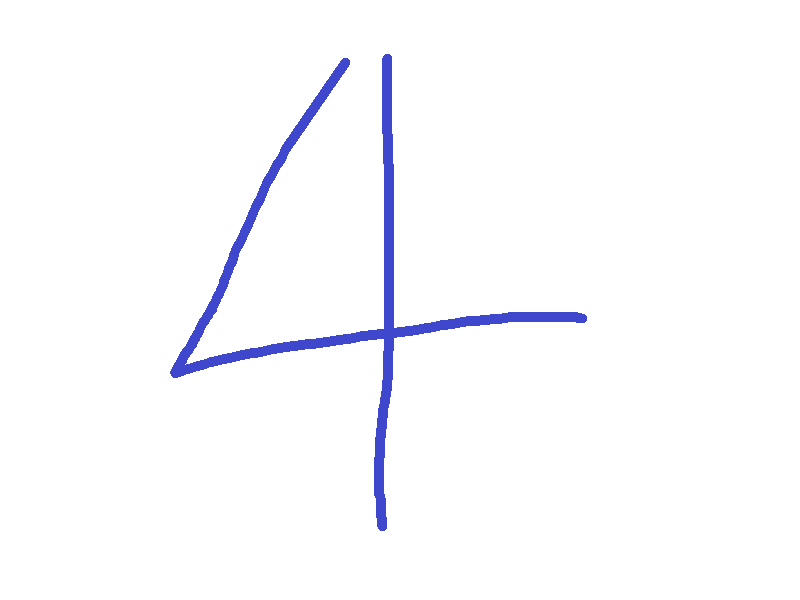
#> input picture machine_learning/image_similarity/images/four.png, 800 x 600 px
$ python hist.py
#> lines starting #> are read from the running program, lines starting #| are printed output that depends on the picture; after the words box and inside, x2 and y2 are one past the last pixel; in counts of white or black regions, pixels touching at a corner belong together; long printed decimals are rounded
import cv2

class CompareImage(object):

    def __init__(self, image_1_path, image_2_path):
        self.minimum_commutative_image_diff = 1
        self.image_1_path = image_1_path
        self.image_2_path = image_2_path

    def compare_image(self):
        image_1 = cv2.imread(self.image_1_path, 0)
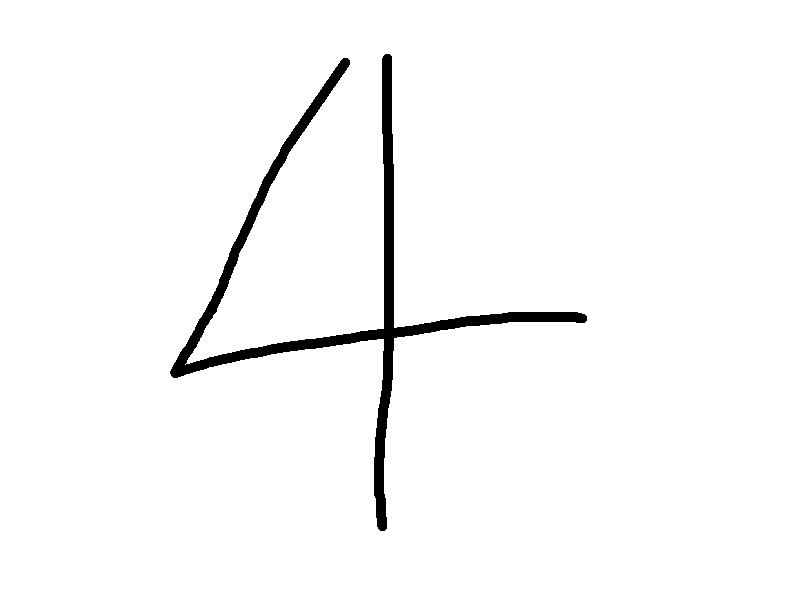
#> image_1: shape (600, 800); values 84 (black) and 255 (white), 97.5% white; 1 black region, box (x1, y1, x2, y2) and area: (170, 54, 587, 531) 12198
        image_2 = cv2.imread(self.image_2_path, 0)
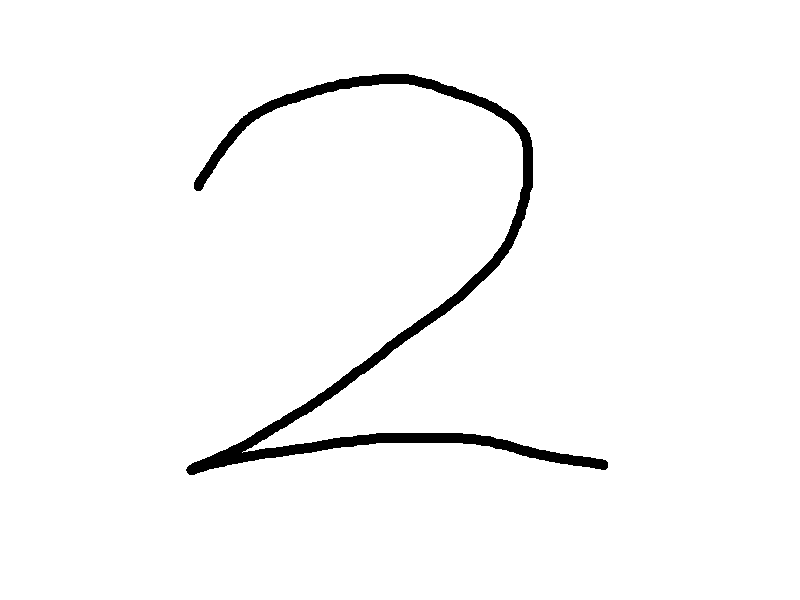
#> input picture machine_learning/image_similarity/images/two.png, 800 x 600 px
#> image_2: shape (600, 800); 97.4% white; 1 black region, box (x1, y1, x2, y2) and area: (186, 74, 608, 475) 12718
        commutative_image_diff = self.get_image_difference(image_1, image_2)

        if commutative_image_diff < self.minimum_commutative_image_diff:
            print("Matched")
            return commutative_image_diff
        return 10000 # random failure value

    @staticmethod
    def get_image_difference(image_1, image_2):
        first_image_hist = cv2.calcHist([image_1], [0], None, [256], [0, 256])
#> first_image_hist = 256 values, max 467802 at index 255, min 0 at index 0, mean 1875
        second_image_hist = cv2.calcHist([image_2], [0], None, [256], [0, 256])
#> second_image_hist = 256 values, max 467282 at index 255, min 0 at index 1, mean 1875

        img_hist_diff = cv2.compareHist(first_image_hist, second_image_hist, cv2.HISTCMP_BHATTACHARYYA)
#> img_hist_diff = 0.161
        img_template_probability_match = cv2.matchTemplate(first_image_hist, second_image_hist, cv2.TM_CCOEFF_NORMED)[0][0]
#> img_template_probability_match = 0.999
        img_template_diff = 1 - img_template_probability_match
#> img_template_diff = 0.000713

        # taking only 10% of histogram diff, since it's less accurate than template method
        commutative_image_diff = (img_hist_diff / 10) + img_template_diff
#> commutative_image_diff = 0.0168
        return commutative_image_diff


if __name__ == '__main__':
    compare_image = CompareImage('./images/four.png', './images/two.png')
    image_difference = compare_image.compare_image()
#> image_difference = 0.0168
    print(image_difference)
#| 0.01682
